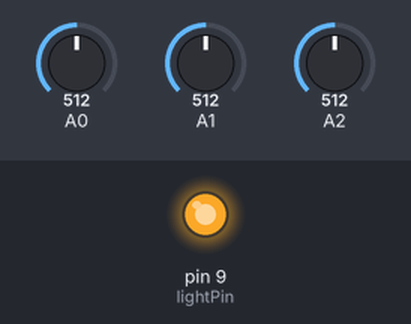
Recording of a sketch running on a simulated Arduino Uno, built with avr-gcc and run on an emulated ATmega328P. On the bench: output pins drawn as LEDs (lit = HIGH). The test bench sets the inputs (shaded band); at power-on: A0 = 512, A1 = 512, A2 = 512. What the sketch prints to the serial monitor is not drawn.

Above: at 3.9 s.
4.3 s: A0 set to 716
Timing chart, 0 to 13.3 s (numbered marks = the images above; inputs shaded):
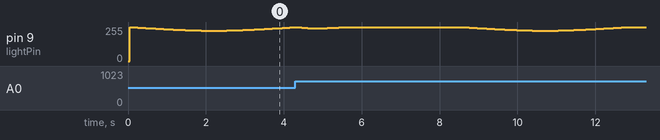

The sketch:

LydLysV2.ino
```cpp
//Settings (Disse må justeres!)
double maxPower = 10.0; //Fade område, afgør hvor lang tid det skal tage at nå max lys intensitet - jo højere destro længere tid - Default 10.0;
double maxVolts = 0.5; //Sensitivitet - jo lavere detro mere sensitiv (max er 3.0) - Default 0.5
double ambientNoise = 0.0; //En fælles variable der styrer hvor meget ambient støj der er i området (vind, biler, etc) - 0.0 på kontoret, burde også være 0.0 i realiteten, men nu kan den styres just in case.

//Idle settings
double idleThreshold = 30.0; //Bestemmer hvor høj intensitet idle fadet skal nå - jo højere destro stærkere - Default 30.0 : 255 er max
double idleSpeed = 1.7; //Bestemmer hvor hurtigt idle-fadet skal være - jo højere destro hurtigere - Default 1.7
double idlePause = 5.0; //Bestemmer pausen mellem idle-fades - Default 5.0
double idleTimeout = 3.0; //Bestemmer hvor mange sekunders stilhed der skal være, før devicet går i idle tilstand.

//Special settings
double decayRate = 1.0; //Bestemmer hvor hurtigt lyset skal fade ud - jo højere destro hurtigere - Default 1.0

//Variables (ikke pil ved dem her)
double noiseFloorMic = 0.08; //Skal kalibreres on-location. Bestemmer hvor cut-off punktet skal være for den ambiente støj på både mics og i området. - skal kun reagere over dette niveau.
#define lightPin 9
#define smoothSteps 10 // Smooth steps (50 index's == 2.5 second smoothing with 50ms sampleWindow)
const int sampleWindow = 50; // Sample window width in mS (50 mS = 20Hz)
float voltArr[smoothSteps];
int voltArrIndex = 0;
double power = 0.0;
boolean up = true;
double minVolts = 0.02;
double resistance = 0.06;
boolean idle = true;
double currentIdleBrightness = 0.0;
double currentIdleIndex = 0.0;
boolean upIdleDirection = true;
unsigned long triggerTime;

unsigned int sample;

void setup(){
  pinMode(lightPin, OUTPUT);
  Serial.begin(9600);
}

void loop(){
  unsigned long startMillis= millis();  // Start of sample window

  //Mic listener 1 variables
  unsigned int peakToPeak = 0;   // peak-to-peak level
  unsigned int signalMax = 0;
  unsigned int signalMin = 1024;

  //Mic listener 2 variables
  unsigned int peakToPeak2 = 0;   // peak-to-peak level
  unsigned int signalMax2 = 0;
  unsigned int signalMin2 = 1024;

  //Mic listener 3 variables
  unsigned int peakToPeak3 = 0;   // peak-to-peak level
  unsigned int signalMax3 = 0;
  unsigned int signalMin3 = 1024;

  // collect data for 50 mS
  while (millis() - startMillis < sampleWindow)
  {
    //Mic 1
     sample = analogRead(0);
     if (sample < 1024)  // toss out spurious readings
     {
        if (sample > signalMax)
        {
           signalMax = sample;  // save just the max levels
        }
        else if (sample < signalMin)
        {
           signalMin = sample;  // save just the min levels
        }
     }
     //Mic 2
     sample = analogRead(1);
     if (sample < 1024)  // toss out spurious readings
     {
        if (sample > signalMax2)
        {
           signalMax2 = sample;  // save just the max levels
        }
        else if (sample < signalMin2)
        {
           signalMin2 = sample;  // save just the min levels
        }
     }
     //Mic 3
     sample = analogRead(2);
     if (sample < 1024)  // toss out spurious readings
     {
        if (sample > signalMax3)
        {
           signalMax3 = sample;  // save just the max levels
        }
        else if (sample < signalMin3)
        {
           signalMin3 = sample;  // save just the min levels
        }
     }
  }

  //Mic 1
  peakToPeak = signalMax - signalMin;  // max - min = peak-peak amplitude
  double volts = (peakToPeak * 3.3) / 1024;  // convert to volts
  volts -= (noiseFloorMic + ambientNoise);
  volts = constrain(volts,0.0,maxVolts);

  //Mic 2
  peakToPeak2 = signalMax2 - signalMin2;  // max - min = peak-peak amplitude
  double volts2 = (peakToPeak2 * 3.3) / 1024;
  volts2 -= (noiseFloorMic + ambientNoise);
  volts2 = constrain(volts2,0.0,maxVolts);

  //Mic 3
  peakToPeak3 = signalMax3 - signalMin3;  // max - min = peak-peak amplitude
  double volts3 = (peakToPeak3 * 3.3) / 1024;  // convert to volts
  volts3 -= (noiseFloorMic + ambientNoise);
  volts3 = constrain(volts3,0.0,maxVolts);

  //Add all voltages together and limit to maxVolts
  double allVolts = volts + volts2 + volts3;
  allVolts = constrain(allVolts, 0.0, maxVolts);
  Serial.println(allVolts);

  //Add power
  power += allVolts;

  //Calculate resistance
  double smoothedPower = getSmoothedVolt(power);
  double thisResist = resistance;

  //Determine direction
  if (power < smoothedPower * 0.9) {
    up = false;
  }
  if (power > smoothedPower) {
    up = true;
  }

  //If decaying multiply resistance
  if (!up) {
    thisResist *= decayRate;
  }

  //Add resustance
  power -= thisResist;
  power = constrain(power, 0.0, maxPower);

  //Set resistance for next cycle
  resistance = maxVolts * ((1.0/maxPower) * power);
  resistance = constrain(resistance, 0.02, maxVolts - 0.1);

  //Calculate brightness
  float fraction = 255.0/maxPower;
  double brightness = smoothedPower * fraction;

  //Idle?
  if (brightness < 1 && idle == false && startMillis > triggerTime + (idleTimeout * 1000)) {
    currentIdleBrightness = brightness;
    //currentIdleIndex = (currentIdleBrightness / idleThreshold) * 70.0;
    currentIdleIndex = -idlePause;
    upIdleDirection = true;
    idle = true;
  }

  if (idle == true) {
    if (brightness > currentIdleBrightness + 3) {
      idle = false;
    } else {
        double doIndex = constrain(currentIdleIndex, 0.0, 70.0);
        //convert 0-360 angle to radian (needed for sin function)
        float rad = DEG_TO_RAD * doIndex;
        //calculate sin of angle as number between 0 and threshold
        brightness = constrain((sin(rad) * idleThreshold), 0, idleThreshold);
        if (upIdleDirection == true) {
          currentIdleIndex += idleSpeed;
          if (currentIdleIndex >= 70.0) {
            upIdleDirection = false;
          }
        } else {
          currentIdleIndex -= idleSpeed;
          if (currentIdleIndex <= -idlePause) {
            upIdleDirection = true;
          }
        }
    }
  }

  //Set brightness
  brightness = constrain(brightness, 0.0, 255.0);
  if (idle == true) {
    currentIdleBrightness = brightness;
  } else if (brightness > 4) {
    //The device is not quiet, reset the idle timer
    triggerTime = startMillis;
  } else {
    brightness = 0;
  }
  //Serial.println(brightness);
  analogWrite(lightPin, 255 - brightness);


}

double getSmoothedVolt(double thisVolt) {
   //Set smoothing values
   voltArr[voltArrIndex] = thisVolt;
   voltArrIndex++;
   if (voltArrIndex == smoothSteps) {
     voltArrIndex = 0;
   }

   //Get smoothing values
   double totalVolts = 0.0;
   for (int i=0; i<smoothSteps; i++) {
      totalVolts += voltArr[i];
   }
   return totalVolts/smoothSteps;
}
```
